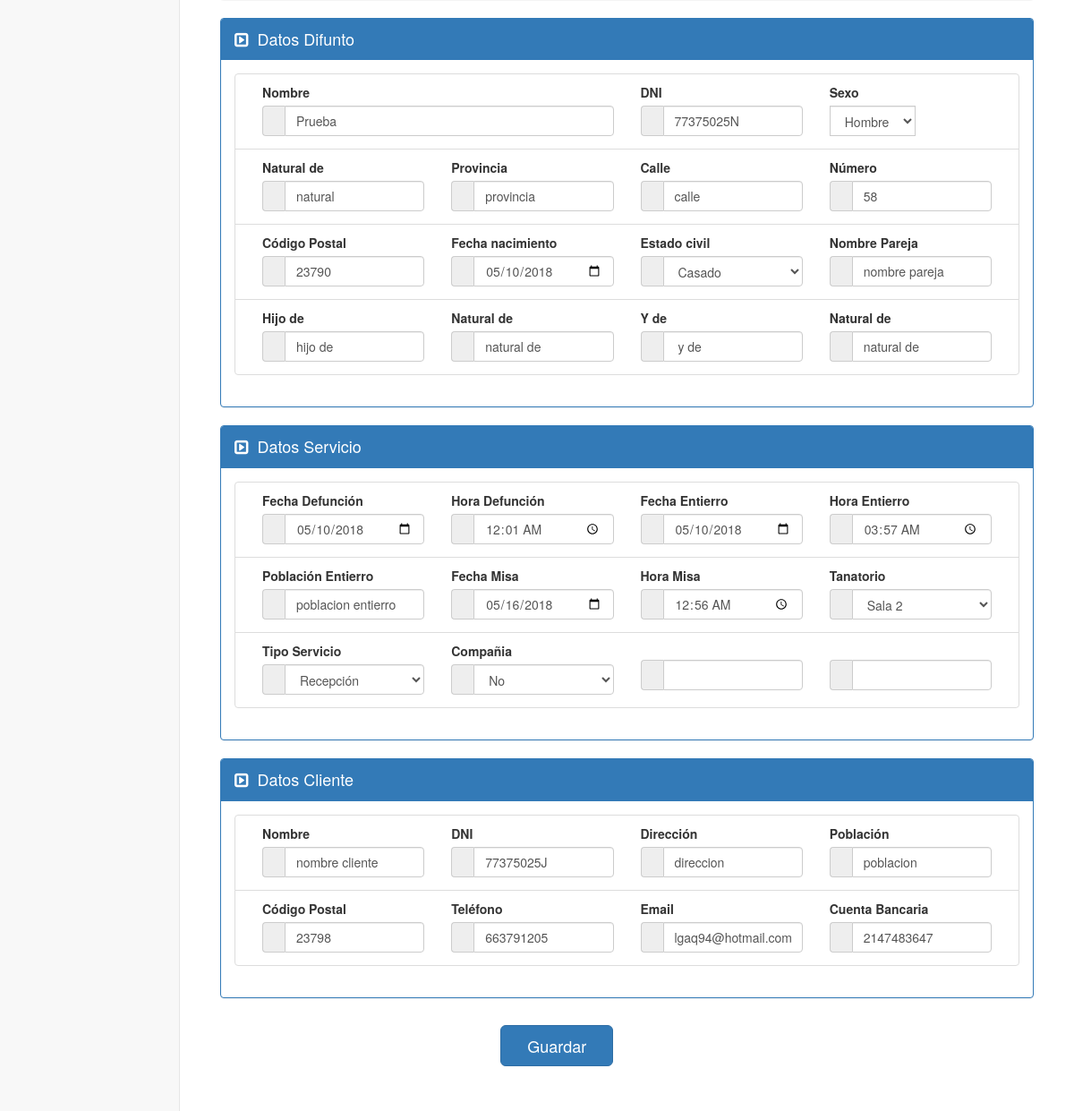
/erp/modulos/contabilidad/main.php?op=e_factura&ref=15 (lower part), run on an earlier commit of the app's database.
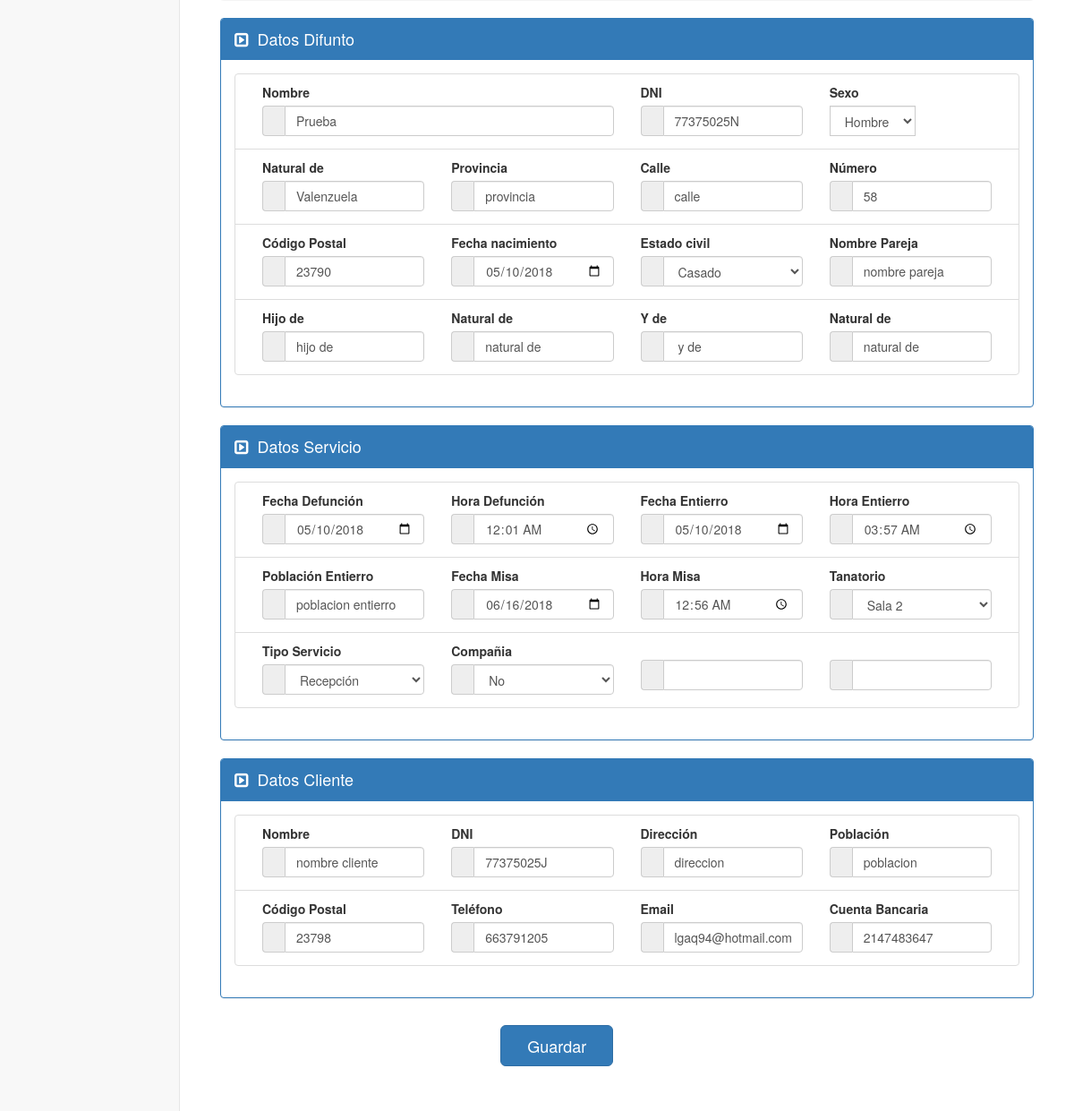
And on a later commit of the database.
### tables this page shows
CREATE TABLE `difunto` (
  `id` int(11) NOT NULL,
  `nombre` varchar(50) NOT NULL,
  `dni` text,
  `sexo` enum('Hombre','Mujer') DEFAULT NULL,
  `poblacion` varchar(50) DEFAULT NULL,
  `provincia` varchar(50) DEFAULT NULL,
  `calle` varchar(50) DEFAULT NULL,
  `numero` varchar(11) DEFAULT NULL,
  `codigo_postal` varchar(5) DEFAULT NULL,
  `fecha_nacimiento` date DEFAULT NULL,
  `estado_civil` enum('Casado','Viudo','Soltero','') DEFAULT NULL,
  `nombre_pareja` varchar(50) DEFAULT NULL,
  `hijo_de` varchar(50) DEFAULT NULL,
  `poblacion2` varchar(50) DEFAULT NULL,
  `hijo_de2` varchar(50) DEFAULT NULL,
  `poblacion3` varchar(50) DEFAULT NULL
);

CREATE TABLE `servicio` (
  `id` int(11) NOT NULL,
  `id_dif` int(11) NOT NULL,
  `fecha_defuncion` date DEFAULT NULL,
  `hora_defuncion` time DEFAULT NULL,
  `fecha_entierro` date DEFAULT NULL,
  `hora_entierro` time DEFAULT NULL,
  `poblacion_entierro` varchar(50) DEFAULT NULL,
  `fecha_misa` date DEFAULT NULL,
  `hora_misa` time DEFAULT NULL,
  `tanatorio` enum('No','Sala 1','Sala 2','Sala 3') DEFAULT NULL,
  `tipo_servicio` enum('Particular','Compañia','Recepción','Tanatorio') DEFAULT NULL,
  `compañia` enum('Preventiva','Santa Lucía','Mapre','No') DEFAULT NULL
);

### erp/modulos/formularios/form_difunto.php (shortened to what the changed rows need)
<?php if($editar_esquela === true || $editar_factura === true) $difunto = $estructura['difunto']; ?>
<div class="panel panel-primary">
    <div class="panel-heading">
        <a href="#form_difunto" class="info_seccion" data-toggle="collapse">
            <i class="fa fa-caret-square-o-right"></i>Datos Difunto
        </a>
    </div>
    <div id="form_difunto" class="panel-body collapse in">
        <ul class="list-group diseño_formulario">
            <li class="list-group-item">
                <div class="col-md-6">
                    <label>Nombre</label>
                    <div class="input-group">
                        <span class="input-group-addon"></span>
                        <input id="d_nombre" type="text" class="form-control" name="d_nombre" value="<?= $difunto->nombre ?>" placeholder=""/>
                    </div>
                </div>
                <div class="col-md-3">
                    <label>DNI</label>
                    <div class="input-group">
                        <span class="input-group-addon"></span>
                        <input type="text" class="form-control" name="d_dni" value="<?= $difunto->dni ?>" placeholder=""/>
                    </div>
                </div>
                <div class="col-md-2">
                    <label>Sexo</label>
                    <div class="input-group">
                        <select class="form-control d_sexo" name="d_sexo" title="sexo">
                            <?php if($editar === false) { ?>
                                <option>Hombre</option>
                                <option>Mujer</option>
                            <?php } else {
                                $estados = array('Hombre', 'Mujer');
                                foreach ($estados as $estado){
                                    if($estado == $difunto->sexo) echo '<option selected="selected">' .$estado. '</option>';
                                    else echo '<option>' .$estado. '</option>';
                                }
                            } ?>
                        </select>
                    </div>
                </div>
            </li>
            <li class="list-group-item">
                <div class="col-md-3">
                    <label>Natural de</label>
                    <div class="input-group">
                        <span class="input-group-addon"></span>
                        <input type="text" class="form-control" name="d_poblacion" value="<?= $difunto->poblacion ?>" placeholder=""/>
                    </div>
                </div>
                <div class="col-md-3">
                    <label>Provincia</label>
                    <div class="input-group">
                        <span class="input-group-addon"></span>
                        <input type="text" class="form-control" name="d_provincia" value="<?= $difunto->provincia ?>" placeholder=""/>
                    </div>
                </div>
                <div class="col-md-3">
                    <label>Calle</label>
                    <div class="input-group">
                        <span class="input-group-addon"></span>
                        <input type="text" class="form-control" name="d_calle" value="<?= $difunto->calle ?>" placeholder=""/>
                    </div>
                </div>
                <div class="col-md-3">
                    <label>Número</label>
                    <div class="input-group">
                        <span class="input-group-addon"></span>
                        <input type="number" class="form-control" name="d_numero" value="<?= $difunto->numero ?>" placeholder=""/>
                    </div>
                </div>
            </li>
            <li class="list-group-item">
                <div class="col-md-3">
                    <label>Código Postal</label>
                    <div class="input-group ">
                        <span class="input-group-addon"></span>
                        <input type="number" class="form-control" name="d_codigo_postal" value="<?= $difunto->codigo_postal ?>" placeholder=""/>
                    </div>
                </div>
                <div class="col-md-3">
                    <label>Fecha nacimiento</label>
                    <div class="input-group ">
                        <div class="input-group-addon"></div>
                        <input type="date" class="form-control" name="d_fecha_nacimiento" value="<?= $difunto->fecha_nacimiento ?>" placeholder=""/>
                    </div>
                </div>
                <div class="col-md-3">
                    <label>Estado civil</label>
                    <div class="input-group">
                        <span class="input-group-addon"></span>
                        <select class="form-control" name="d_estado_civil" title="estado civil">
                            <?php if($editar === false) { ?>
                                <option>Casado</option>
                                <option>Viudo</option>
                                <option>Soltero</option>
                            <?php } else {
                                $estados = array('Casado', 'Viudo', 'Soltero');
                                foreach ($estados as $estado){
                                    if($estado == $difunto->estado_civil) echo '<option selected="selected">' .$estado. '</option>';
                                    else echo '<option>' .$estado. '</option>';
                                }
                            } ?>
                        </select>
                    </div>
                </div>
                <div class="col-md-3">
                    <label>Nombre Pareja</label>
                    <div class="input-group ">
                        <span class="input-group-addon"></span>
                        <input type="text" class="form-control" name="d_nombre_pareja" value="<?= $difunto->nombre_pareja ?>" placeholder=""/>
                    </div>
                </div>
            </li>
            <li class="list-group-item">
                <div class="col-md-3">
                    <label class="d_hijo_de">Hijo de</label>
                    <div class="input-group">
                        <span class="input-group-addon"></span>
                        <input type="text" class="form-control" name="d_hijo_de" value="<?= $difunto->hijo_de ?>" placeholder=""/>
                    </div>
                </div>
                <div class="col-md-3">
                    <label>Natural de</label>
                    <div class="input-group">
                        <span class="input-group-addon"></span>
                        <input type="text" class="form-control" name="d_poblacion2" value="<?= $difunto->poblacion2 ?>" placeholder=""/>
                    </div>
                </div>
                <div class="col-md-3">
                    <label>Y de</label>
                    <div class="input-group">
                        <span class="input-group-addon"></span>
                        <input type="text" class="form-control" name="d_hijo_de2" value="<?= $difunto->hijo_de2 ?>" placeholder=""/>
                    </div>
                </div>
                <div class="col-md-3">
                    <label>Natural de</label>
                    <div class="input-group">
                        <span class="input-group-addon"></span>
                        <input type="text" class="form-control" name="d_poblacion3" value="<?= $difunto->poblacion3 ?>" placeholder=""/>
                    </div>
                </div>
            </li>
        </ul>
    </div>
</div>

### erp/modulos/formularios/form_servicio.php (shortened to what the changed rows need)
<?php if($editar_esquela === true || $editar_factura === true) $servicio = $estructura['servicio']; ?>
<div class="panel panel-primary">
    <div class="panel-heading">
        <a href="#form_servicio" class="info_seccion" data-toggle="collapse">
            <i class="fa fa-caret-square-o-right"></i>Datos Servicio
        </a>
    </div>
    <div id="form_servicio" class="panel-body collapse in">
        <ul class="list-group diseño_formulario">
            <li class="list-group-item">
                <div class="col-md-3">
                    <label>Fecha Defunción</label>
                    <div class="input-group ">
                        <div class="input-group-addon"></div>
                        <input type="date" class="form-control" name="s_fecha_defuncion" value="<?= $servicio->fecha_defuncion ?>" placeholder=""/>
                    </div>
                </div>
                <div class="col-md-3">
                    <label>Hora Defunción</label>
                    <div class="input-group">
                        <span class="input-group-addon"></span>
                        <input type="time" class="form-control" name="s_hora_defuncion" value="<?= $servicio->hora_defuncion ?>" placeholder=""/>
                    </div>
                </div>
                <div class="col-md-3">
                    <label>Fecha Entierro</label>
                    <div class="input-group ">
                        <div class="input-group-addon"></div>
                        <input type="date" class="form-control" name="s_fecha_entierro" value="<?= $servicio->fecha_entierro ?>" placeholder=""/>
                    </div>
                </div>
                <div class="col-md-3">
                    <label>Hora Entierro</label>
                    <div class="input-group">
                        <span class="input-group-addon"></span>
                        <input type="time" class="form-control" name="s_hora_entierro" value="<?= $servicio->hora_entierro ?>" placeholder=""/>
                    </div>
                </div>
            </li>
            <li class="list-group-item">
                <div class="col-md-3">
                    <label>Población Entierro</label>
                    <div class="input-group">
                        <span class="input-group-addon"></span>
                        <input type="text" class="form-control" name="s_poblacion_entierro" value="<?= $servicio->poblacion_entierro ?>" placeholder=""/>
                    </div>
                </div>
                <div class="col-md-3">
                    <label>Fecha Misa</label>
                    <div class="input-group ">
                        <div class="input-group-addon"></div>
                        <input type="date" class="form-control" name="s_fecha_misa" value="<?= $servicio->fecha_misa ?>" placeholder=""/>
                    </div>
                </div>
                <div class="col-md-3">
                    <label>Hora Misa</label>
                    <div class="input-group">
                        <span class="input-group-addon"></span>
                        <input type="time" class="form-control" name="s_hora_misa" value="<?= $servicio->hora_misa ?>" placeholder=""/>
                    </div>
                </div>
                <div class="col-md-3">
                    <label>Tanatorio</label>
                    <div class="input-group">
                        <span class="input-group-addon"></span>
                        <select class="form-control" name="s_tanatorio" title="tanatorio">
                            <?php if($editar === false) { ?>
                                <option>No</option>
                                <option>Sala 1</option>
                                <option>Sala 2</option>
                                <option>Sala 3</option>
                            <?php } else {
                                $estados = array('No', 'Sala 1', 'Sala 2', 'Sala 3');
                                foreach ($estados as $estado){
                                    if($estado == $servicio->tanatorio) echo '<option selected="selected">' .$estado. '</option>';
                                    else echo '<option>' .$estado. '</option>';
                                }
                            } ?>
                        </select>
                    </div>
                </div>
            </li>
            <li class="list-group-item">
                <div class="col-md-3">
                    <label>Tipo Servicio</label>
                    <div class="input-group">
                        <span class="input-group-addon"></span>
                        <select class="form-control" name="s_tipo_servicio" title="tipo_servicio">
                            <?php if($editar === false) { ?>
                                <option>Particular</option>
                                <option>Compañia</option>
                                <option>Recepción</option>
                                <option>Tanatorio</option>
                            <?php } else {
                                $estados = array('Particular', 'Compañia', 'Recepción', 'Tanatorio');
                                foreach ($estados as $estado){
                                    if($estado == $servicio->tipo_servicio) echo '<option selected="selected">' .$estado. '</option>';
                                    else echo '<option>' .$estado. '</option>';
                                }
                            } ?>
                        </select>
                    </div>
                </div>
                <div class="col-md-3">
                    <label>Compañia</label>
                    <div class="input-group">
                        <span class="input-group-addon"></span>
                        <select class="form-control" name="s_compañia" title="compañia">
                            <?php if($editar === false) { ?>
                                <option>No</option>
                                <option>Preventiva</option>
                                <option>Santa Lucía</option>
                                <option>Mapre</option>
                            <?php } else {
                                $estados = array('No','Preventiva', 'Santa Lucía', 'Mapre');
                                foreach ($estados as $estado){
                                    if($estado == $servicio->tipo_servicio) echo '<option selected="selected">' .$estado. '</option>';
                                    else echo '<option>' .$estado. '</option>';
                                }
                            } ?>
                        </select>
                    </div>
                </div>
                <div class="col-md-3">
                    <div class="input-group">
                        <span class="input-group-addon"></span>
                        <input type="text" class="form-control" name="" placeholder=""/>
                    </div>
                </div>
                <div class="col-md-3">
                    <div class="input-group">
                        <span class="input-group-addon"></span>
                        <input type="text" class="form-control" name="" placeholder=""/>
                    </div>
                </div>
            </li>
        </ul>
    </div>
</div>

What changed in the data, as far as the page shows it:
changed difunto "Prueba": d_poblacion "natural" → "Valenzuela"
changed servicio "poblacion entierro": s_fecha_misa "05/16/2018" → "06/16/2018"
